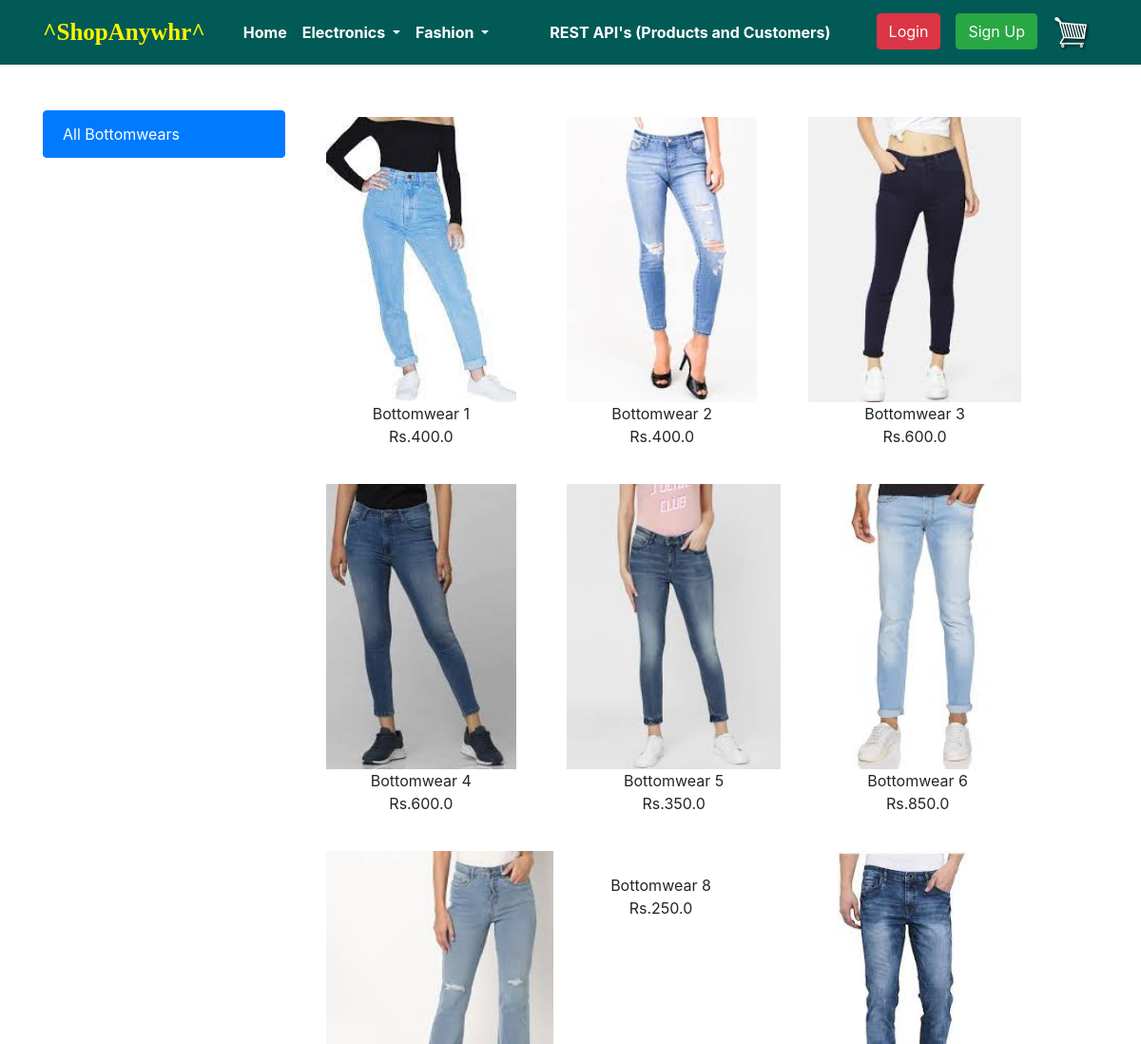
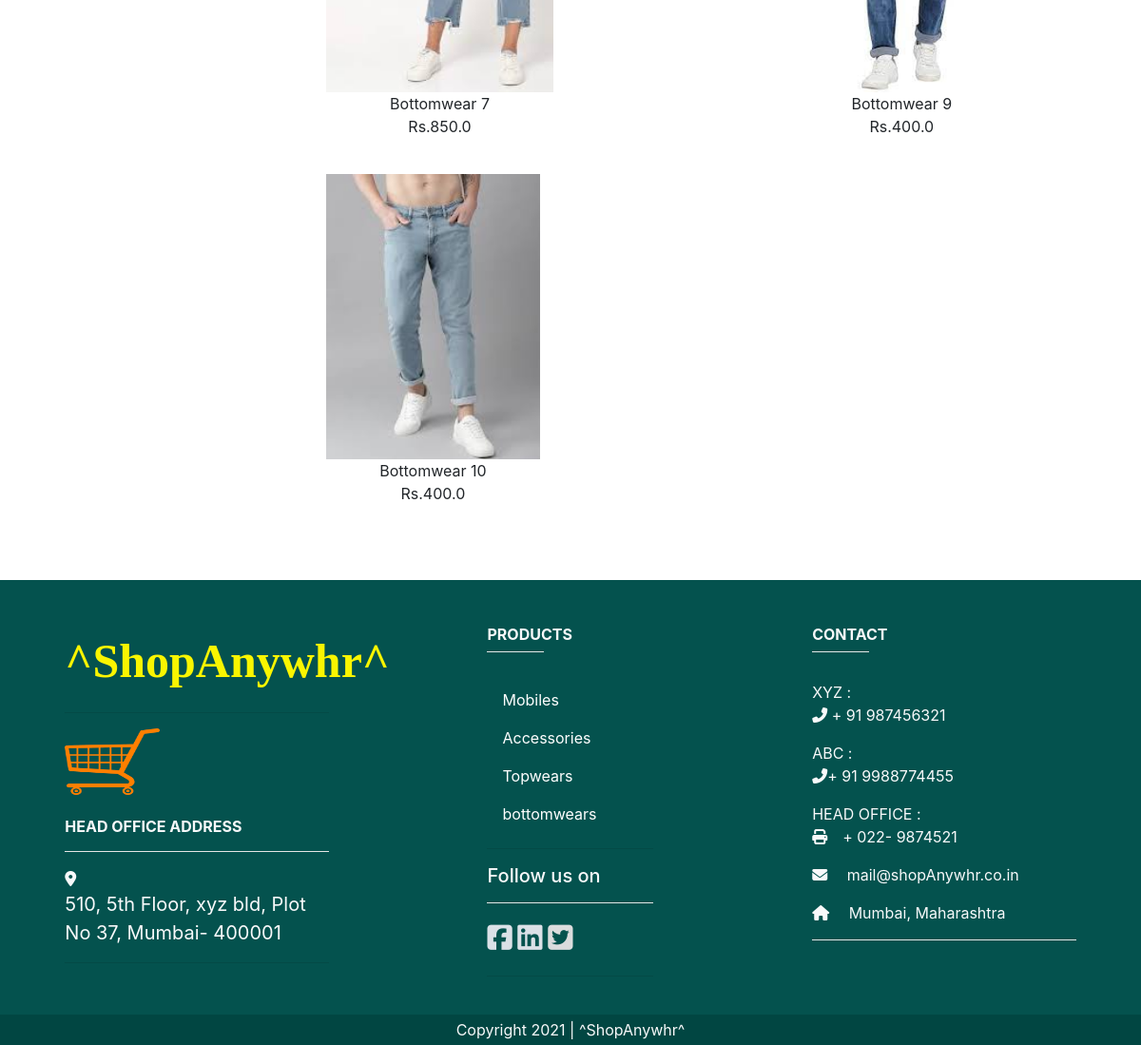
The app's page /bottomwear/ with its own data (2 pictures, top to bottom).
### store/models.py (models this page shows, shortened)
class Product(models.Model):
    title = models.CharField(max_length=100)
    selling_price = models.FloatField()
    discounted_price = models.FloatField()
    description = models.TextField()
    brand = models.CharField(max_length=100)
    category = models.CharField( choices=CATEGORY_CHOICES, max_length=2)
    product_image = models.ImageField(upload_to='productimg')

### store/views.py (the view)
# urls.py: path('bottomwear/', views.bottomwear, name='bottomwear'),
def bottomwear(request, data=None):
    if data == None:
        bottomwears = Product.objects.filter(category='BW')
    elif data == 'lee' or data == 'Samsung':
        bottomwears = Product.objects.filter(category='BW').filter(brand=data)
    elif data == 'male':
        bottomwears = Product.objects.filter(
            category='BW').filter(brand=data)
    elif data == 'female':
        bottomwears = Product.objects.filter(
            category='BW').filter(brand=data)
    return render(request, 'store/bottomwear.html', {'bottomwears': bottomwears})

### store/templates/store/bottomwear.html (shortened to what this page needs)
{% extends 'store/base.html' %}
{% load static %}
{% block content %}
<div class="container my-5">
    <div class="row">
        <div class="col-sm-3 ">
            <div class="list-group">
                <a href="{% url 'bottomwear' %} " class="list-group-item list-group-item-action active">
                    All Bottomwears
                </a>
            </div>
        </div>
        <div class="col-sm-8">
            <div class="row">
                {% for product in bottomwears %}
                <div class="col-sm-4 text-center mb-4 mr-10">
                    <a href="{% url 'product_details' product.id %} " class="btn">
                        <div class="item">
                            <img src="{{product.product_image.url}}" alt="" height="300" srcset="">
                            <div class="fw-bold"> {{ product.title }} </div>
                            <div class="fw-bold"> Rs.{{ product.discounted_price }} </div>
                        </div>
                    </a>
                </div>
                {% endfor %}
            </div>
        </div>
    </div>
</div>
{% endblock content %}

### records on screen
Product: product_image (picture), title "Bottomwear 1", discounted_price "400.0"
Product: product_image (picture), title "Bottomwear 2", discounted_price "400.0"
Product: product_image (picture), title "Bottomwear 3", discounted_price "600.0"
Product: product_image (picture), title "Bottomwear 4", discounted_price "600.0"
Product: product_image (picture), title "Bottomwear 5", discounted_price "350.0"
Product: product_image (picture), title "Bottomwear 6", discounted_price "850.0"
Product: product_image (picture), title "Bottomwear 7", discounted_price "850.0"
Product: title "Bottomwear 8", discounted_price "250.0"
Product: product_image (picture), title "Bottomwear 9", discounted_price "400.0"
Product: product_image (picture), title "Bottomwear 10", discounted_price "400.0"
